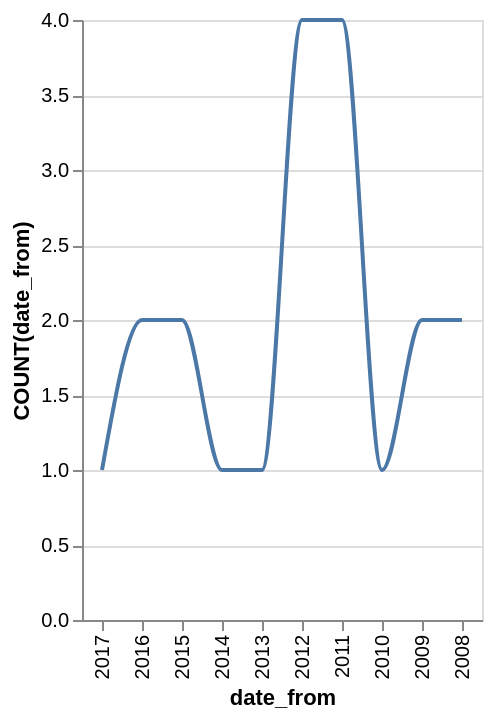

Describe this chart as a Vega-Lite specification.
### Vega-Lite specification from a JSON file in a GitHub repository (floating-point values rounded to 4 significant figures)
{"data": {"values": [{"x_data": "2008", "y_data": 2}, {"x_data": "2009", "y_data": 2}, {"x_data": "2010", "y_data": 1}, {"x_data": "2011", "y_data": 4}, {"x_data": "2012", "y_data": 4}, {"x_data": "2013", "y_data": 1}, {"x_data": "2014", "y_data": 1}, {"x_data": "2015", "y_data": 2}, {"x_data": "2016", "y_data": 2}, {"x_data": "2017", "y_data": 1}]}, "mark": {"type": "line", "interpolate": "monotone"}, "encoding": {"x": {"field": "x_data", "type": "nominal", "title": "date_from", "sort": "descending"}, "y": {"field": "y_data", "type": "quantitative", "title": "COUNT(date_from)"}}}
